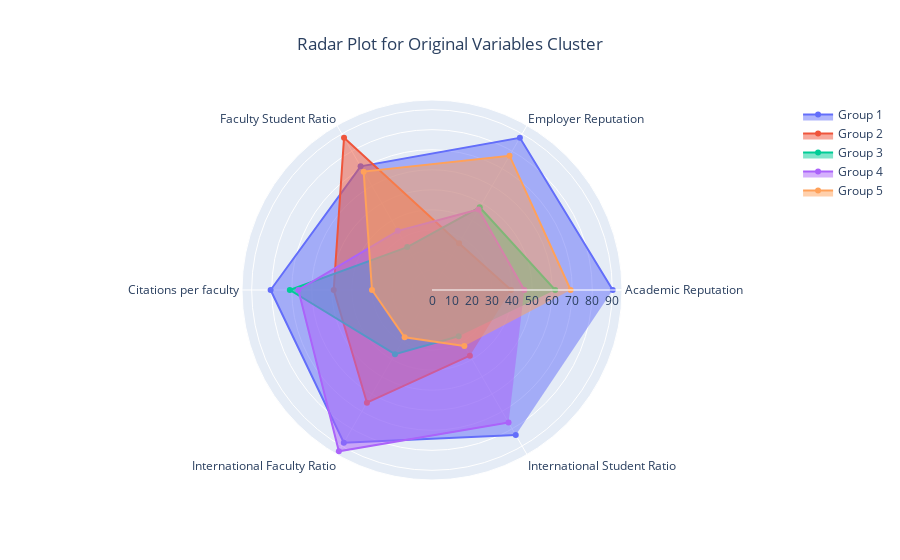

The notebook cell this image was saved under:
### Markdown cell above
### 1.4 分类结果指标可视化 - 六芒星

### Code cell
import plotly.graph_objects as go

categories = ['Academic Reputation', 'Employer Reputation', 'Faculty Student Ratio', 'Citations per faculty',
                'International Faculty Ratio', 'International Student Ratio']

fig = go.Figure()

fig.add_trace(go.Scatterpolar(
    r=kmeans.cluster_centers_[0],
    theta=categories,
    fill='toself',
    name='Group 1'
))

fig.add_trace(go.Scatterpolar(
    r=kmeans.cluster_centers_[1],
    theta=categories,
    fill='toself',
    name='Group 2'
))

fig.add_trace(go.Scatterpolar(
    r=kmeans.cluster_centers_[2],
    theta=categories,
    fill='toself',
    name='Group 3'
))

fig.add_trace(go.Scatterpolar(
    r=kmeans.cluster_centers_[3],
    theta=categories,
    fill='toself',
    name='Group 4'
))

fig.add_trace(go.Scatterpolar(
    r=kmeans.cluster_centers_[4],
    theta=categories,
    fill='toself',
    name='Group 5'
))

fig.update_layout(
    polar=dict(
        radialaxis=dict(
            visible=True
        )),
    title=go.layout.Title(text=f"Radar Plot for Original Variables Cluster", x=0.5),
    showlegend=True
)

fig.show()

### Figure 1 — Plotly figure (JSON) as saved in the notebook; plotly's stock layout.template omitted (floating-point values rounded to 4 significant figures)
{"data": [{"fill": "toself", "name": "Group 1", "r": [90.21, 87.73, 71.25, 80.55, 88.01, 83.62], "theta": ["Academic Reputation", "Employer Reputation", "Faculty Student Ratio", "Citations per faculty", "International Faculty Ratio", "International Student Ratio"], "type": "scatterpolar"}, {"fill": "toself", "name": "Group 2", "r": [39.46, 26.99, 87.8, 49.05, 64.96, 37.82], "theta": ["Academic Reputation", "Employer Reputation", "Faculty Student Ratio", "Citations per faculty", "International Faculty Ratio", "International Student Ratio"], "type": "scatterpolar"}, {"fill": "toself", "name": "Group 3", "r": [61.47, 47.67, 24.72, 70.96, 36.96, 26.61], "theta": ["Academic Reputation", "Employer Reputation", "Faculty Student Ratio", "Citations per faculty", "International Faculty Ratio", "International Student Ratio"], "type": "scatterpolar"}, {"fill": "toself", "name": "Group 4", "r": [46.06, 46.44, 34.11, 66.7, 92.96, 76.4], "theta": ["Academic Reputation", "Employer Reputation", "Faculty Student Ratio", "Citations per faculty", "International Faculty Ratio", "International Student Ratio"], "type": "scatterpolar"}, {"fill": "toself", "name": "Group 5", "r": [69.2, 77.4, 68.21, 29.96, 27.3, 32.33], "theta": ["Academic Reputation", "Employer Reputation", "Faculty Student Ratio", "Citations per faculty", "International Faculty Ratio", "International Student Ratio"], "type": "scatterpolar"}], "layout": {"polar": {"radialaxis": {"visible": true}}, "showlegend": true, "title": {"text": "Radar Plot for Original Variables Cluster", "x": 0.5}}}
